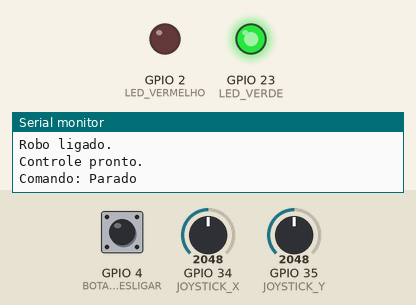
Recording of a sketch running on a simulated ESP32. On the bench: output pins drawn as LEDs (lit = HIGH), the last lines printed to the serial monitor. The inputs (shaded band) are chosen by the test bench; at power-on: GPIO 4 (BOTAO_DESLIGAR) HIGH, GPIO 34 (JOYSTICK_X) = 2048, GPIO 35 (JOYSTICK_Y) = 2048.

Above: at 1.2 s.
1.3 s: GPIO 4 (BOTAO_DESLIGAR) pulled LOW for 0.15 s
At 2.5 s:
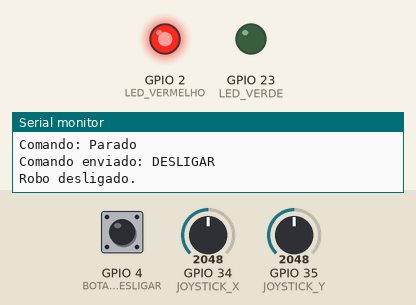
2.9 s: GPIO 4 (BOTAO_DESLIGAR) pulled LOW for 1 s
At 3.9 s:
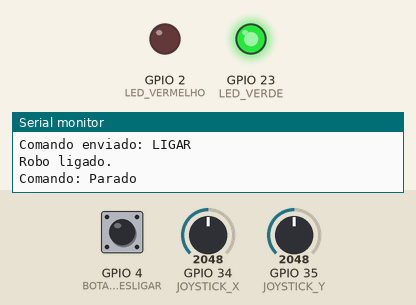
8.4 s: GPIO 4 (BOTAO_DESLIGAR) pulled LOW for 3.2 s
At 9.8 s:
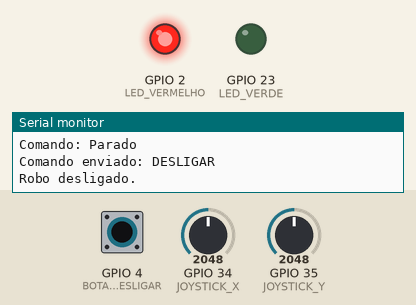
Timing chart, 0 to 11.4 s (numbered marks = the images above; inputs shaded):
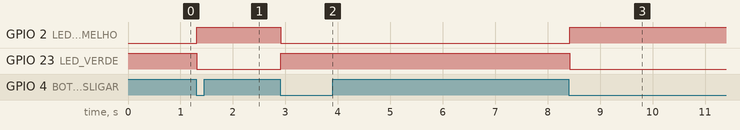

Measured:
- after the input at 1.3 s, GPIO 2 (LED_VERMELHO): LOW → HIGH at once; GPIO 23 (LED_VERDE): HIGH → LOW at once
- after the input at 2.9 s, GPIO 2 (LED_VERMELHO): HIGH → LOW at once; GPIO 23 (LED_VERDE): LOW → HIGH at once
- after the input at 8.4 s, GPIO 2 (LED_VERMELHO): LOW → HIGH at once; GPIO 23 (LED_VERDE): HIGH → LOW at once

The sketch:

controle_remoto.ino
```cpp
// ===============================
// CONTROLE REMOTO - ROBÔ
// ESP32 + Joystick + LEDs + Botão
// ===============================

// ----- Pinos -----
#define JOYSTICK_Y 35
#define JOYSTICK_X 34
#define JOYSTICK_SEL 26

#define LED_VERDE 23
#define LED_VERMELHO 2

#define BOTAO_DESLIGAR 4

// ----- Joystick -----
#define CENTRO 2048
#define ZONA_MORTA 500

// ----- Estado do robô -----
bool roboLigado = true;

// Controle do botão
bool ultimoEstadoBotao = HIGH;

// Último comando enviado
String ultimoComando = "";

void setup() {

  Serial.begin(115200);

  pinMode(JOYSTICK_SEL, INPUT_PULLUP);
  pinMode(BOTAO_DESLIGAR, INPUT_PULLUP);

  pinMode(LED_VERDE, OUTPUT);
  pinMode(LED_VERMELHO, OUTPUT);

  // Robô começa ligado
  digitalWrite(LED_VERDE, HIGH);
  digitalWrite(LED_VERMELHO, LOW);

  Serial.println("=================================");
  Serial.println("     CONTROLE REMOTO DO ROBO");
  Serial.println("=================================");
  Serial.println("Robo ligado.");
  Serial.println("Controle pronto.");
  Serial.println();
}


void loop() {

  // =================================
  // LEITURA DO BOTÃO
  // =================================

  bool estadoBotao = digitalRead(BOTAO_DESLIGAR);

  // Detecta apenas o momento em que o botão é pressionado
  if (ultimoEstadoBotao == HIGH && estadoBotao == LOW) {

    // Inverte o estado do robô
    roboLigado = !roboLigado;

    if (roboLigado) {

      // -----------------------------
      // LIGAR ROBÔ
      // -----------------------------

      digitalWrite(LED_VERDE, HIGH);
      digitalWrite(LED_VERMELHO, LOW);

      Serial.println("Comando enviado: LIGAR");
      Serial.println("Robo ligado.");
      Serial.println();

      // Permite um novo comando
      ultimoComando = "";

    } else {

      // -----------------------------
      // DESLIGAR ROBÔ
      // -----------------------------

      digitalWrite(LED_VERDE, LOW);
      digitalWrite(LED_VERMELHO, HIGH);

      Serial.println("Comando enviado: DESLIGAR");
      Serial.println("Robo desligado.");
      Serial.println();

      // Limpa último comando
      ultimoComando = "";
    }

    // Evita múltiplos acionamentos
    delay(200);
  }

  ultimoEstadoBotao = estadoBotao;


  // =================================
  // SE O ROBÔ ESTIVER DESLIGADO
  // =================================

  if (!roboLigado) {

    // Não permite movimentos
    delay(50);

    return;
  }


  // =================================
  // LEITURA DO JOYSTICK
  // =================================

  int valorX = analogRead(JOYSTICK_X);
  int valorY = analogRead(JOYSTICK_Y);

  String comando = "Parado";


  // =================================
  // FRENTE
  // =================================

  if (valorY > CENTRO + ZONA_MORTA) {

    comando = "Frente";
  }


  // =================================
  // TRÁS
  // =================================

  else if (valorY < CENTRO - ZONA_MORTA) {

    comando = "Trás";
  }


  // =================================
  // DIREITA
  // =================================

  else if (valorX > CENTRO + ZONA_MORTA) {

    comando = "Direita";
  }


  // =================================
  // ESQUERDA
  // =================================

  else if (valorX < CENTRO - ZONA_MORTA) {

    comando = "Esquerda";
  }


  // =================================
  // MOSTRAR COMANDO
  // =================================

  if (comando != ultimoComando) {

    Serial.print("Comando: ");
    Serial.println(comando);

    ultimoComando = comando;
  }

  delay(100);
}
```
